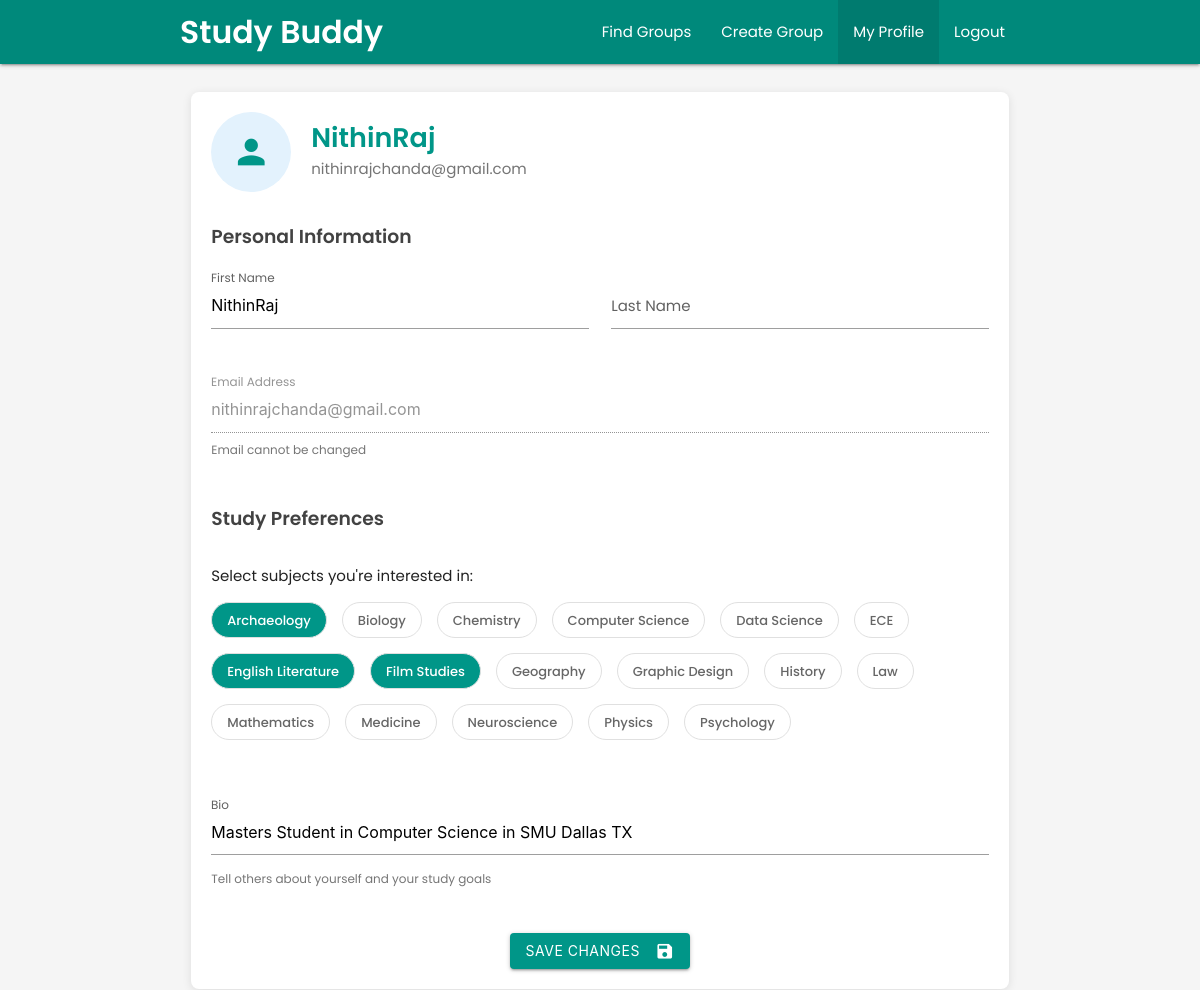
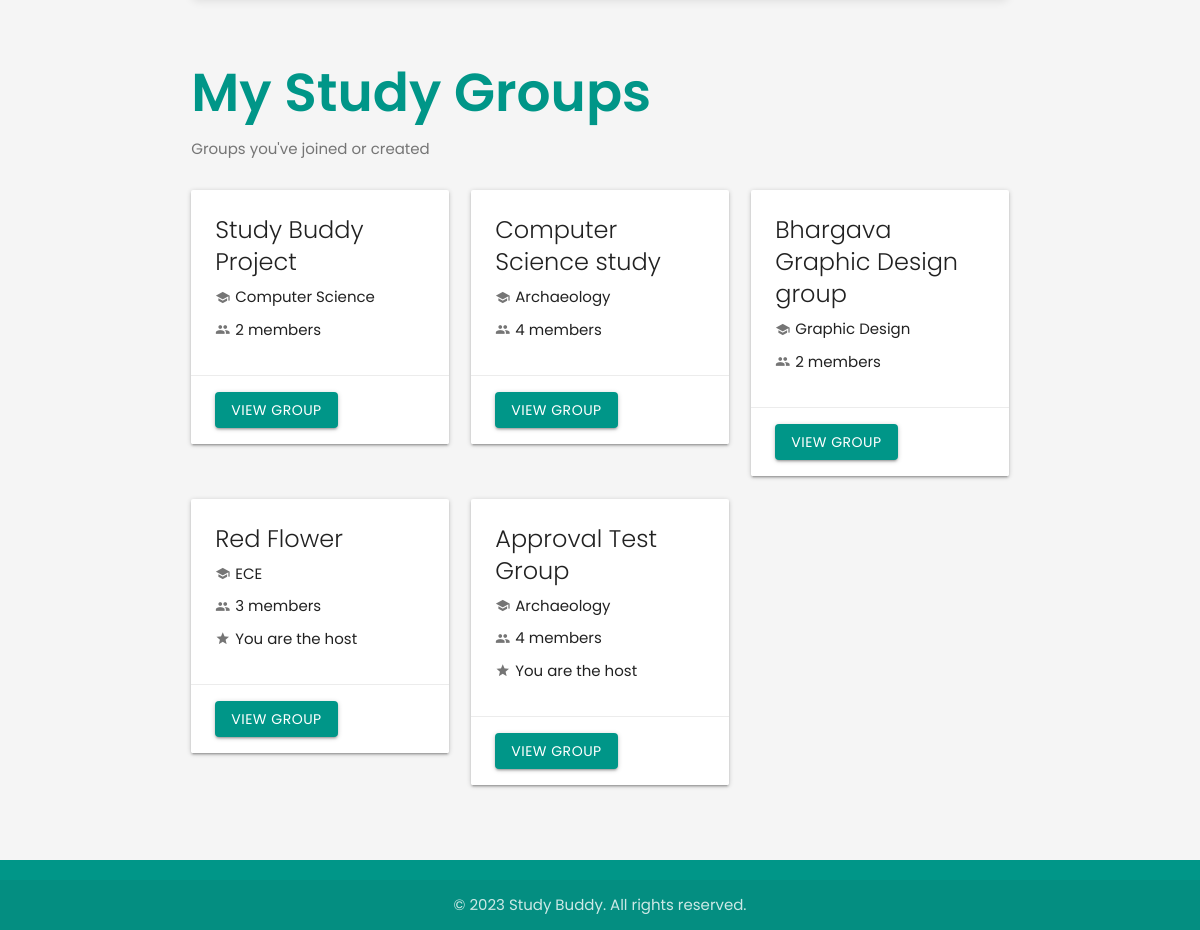
The page /profile (signed in) on the database its author committed (2 pictures, top to bottom).
### userAuth/models.py (models this page shows)
class CustomUser(AbstractUser):
    email = models.EmailField(unique=True)
    objects = CustomUserManager()
    EMAIL_FIELD = 'email'
    REQUIRED_FIELDS = ['email']

### userProfile/models.py (models this page shows, shortened)
class Subject(models.Model):
    name = models.CharField(max_length=100, unique=True)
    description = models.TextField(blank=True)
    class Meta:
        ordering = ['name']

class Profile(models.Model):
    user = models.OneToOneField(settings.AUTH_USER_MODEL, on_delete=models.CASCADE, related_name='profile')
    subjects = models.ManyToManyField(Subject, blank=True, related_name='interested_users')
    bio = models.TextField(blank=True, help_text="Tell others about yourself and your study goals")
    profile_completed = models.BooleanField(default=False)
    notify_on_join = models.BooleanField(default=True)
    notify_on_message = models.BooleanField(default=True)
    notify_on_new_group = models.BooleanField(default=False)

### userDashboard/models.py (models this page shows, shortened)
class GroupMembership(models.Model):
    user = models.ForeignKey(settings.AUTH_USER_MODEL, on_delete=models.CASCADE)
    group = models.ForeignKey(StudyGroup, on_delete=models.CASCADE)
    date_joined = models.DateTimeField(auto_now_add=True)
    is_active = models.BooleanField(default=True)
    class Meta:
        unique_together = ('user', 'group')

class StudyGroup(models.Model):
    title = models.CharField(max_length=100)
    description = models.TextField()
    subject = models.ForeignKey(Subject, on_delete=models.CASCADE, related_name='study_groups')
    host = models.ForeignKey(settings.AUTH_USER_MODEL, on_delete=models.CASCADE, related_name='hosted_groups')
    members = models.ManyToManyField(settings.AUTH_USER_MODEL, through='GroupMembership', related_name='joined_groups')
    max_members = models.PositiveIntegerField(default=8)
    meeting_date = models.DateField()
    meeting_time = models.TimeField()
    meeting_location = models.CharField(max_length=255, blank=True)
    created_at = models.DateTimeField(auto_now_add=True)
    updated_at = models.DateTimeField(auto_now=True)
    class Meta:
        ordering = ['meeting_date', 'meeting_time']

### userProfile/views.py (the view, shortened to what this page needs)
# urls.py: path('profile', views.profile, name='profile'),
@login_required
def profile(request):
    user = request.user
    user_profile = user.profile
    subjects = Subject.objects.all().order_by('name')
    selected_subject_ids = list(user_profile.subjects.values_list('id', flat=True))
    memberships = GroupMembership.objects.filter(user=user, is_active=True).select_related('group', 'group__subject')
    context = {
        'user': user,
        'subjects': subjects,
        'selected_subject_ids': selected_subject_ids,
        'profile': user_profile,
        'memberships': memberships
    }
    return render(request, 'userProfile/profile.html', context)

### userProfile/templates/userProfile/profile.html (shortened to what this page needs)
<!DOCTYPE html>
<html lang="en">
<head>
  <link rel="stylesheet" href="https://cdnjs.cloudflare.com/ajax/libs/materialize/1.0.0/css/materialize.min.css">
</head>
<body>
  <header>
    <div class="navbar-fixed">
      <nav class="teal darken-1">
        <div class="nav-wrapper container">
          <a href="{% url 'dashboard' %}" class="brand-logo">Study Buddy</a>
          <ul class="right hide-on-med-and-down">
            <li><a href="{% url 'dashboard' %}">Find Groups</a></li>
            <li><a href="{% url 'create_group' %}">Create Group</a></li>
            <li class="active"><a href="{% url 'profile' %}">My Profile</a></li>
            <li><a href="{% url 'logout' %}">Logout</a></li>
          </ul>
        </div>
      </nav>
    </div>
  </header>
  <main id="main-content" class="container">
    <div class="row">
      <div class="col s12">
        <div class="profile-card card">
          <div class="profile-header">
            <div class="profile-avatar">
              <i class="material-icons">person</i>
            </div>
            <div class="profile-info">
              <h1 class="page-title">{{ user.username }}</h1>
              <p>{{ user.email }}</p>
            </div>
          </div>
          <form method="post">
            <div class="form-section">
              <h2 class="section-title">Personal Information</h2>
              <div class="row">
                <div class="input-field col s12 m6">
                  <input id="first_name" name="first_name" type="text" value="{{ user.first_name }}">
                  <label for="first_name" {% if user.first_name %}class="active"{% endif %}>First Name</label>
                </div>
                <div class="input-field col s12 m6">
                  <input id="last_name" name="last_name" type="text" value="{{ user.last_name }}">
                  <label for="last_name" {% if user.last_name %}class="active"{% endif %}>Last Name</label>
                </div>
              </div>
              <div class="row">
                <div class="input-field col s12">
                  <input id="email" name="email" type="email" value="{{ user.email }}" disabled>
                  <label for="email" class="active">Email Address</label>
                  <span class="helper-text">Email cannot be changed</span>
                </div>
              </div>
            </div>
            <div class="form-section">
              <h2 class="section-title">Study Preferences</h2>
              <div class="row">
                <div class="col s12">
                  <p>Select subjects you're interested in:</p>
                  <div class="subject-chips">
                    {% for subject in subjects %}
                    <div class="chip {% if subject in profile.subjects.all %}selected{% endif %}" onclick="toggleSubject(this, {{ subject.id }})">
                      {{ subject.name }}
                    </div>
                    {% endfor %}
                  </div>
                </div>
              </div>
              <div class="row">
                <div class="input-field col s12">
                  <textarea id="bio" name="bio" class="materialize-textarea">{{ profile.bio }}</textarea>
                  <label for="bio" {% if profile.bio %}class="active"{% endif %}>Bio</label>
                  <span class="helper-text">Tell others about yourself and your study goals</span>
                </div>
              </div>
            </div>
            <div class="submit-section">
              <button type="submit" class="btn waves-effect waves-light">
                Save Changes
                <i class="material-icons right">save</i>
              </button>
            </div>
          </form>
        </div>
      </div>
    </div>
    <div class="row">
      <div class="col s12">
        <h2 class="page-title" style="margin-top: 2rem;">My Study Groups</h2>
        <p class="page-subtitle">Groups you've joined or created</p>
        {% if memberships %}
          <div class="row">
            {% for membership in memberships %}
              <div class="col s12 m6 l4">
                <div class="card hoverable">
                  <div class="card-content">
                    <span class="card-title">{{ membership.group.title }}</span>
                    <div style="display: flex; align-items: center; margin-bottom: 10px;">
                      <i class="material-icons tiny" style="margin-right: 5px; color: #757575;">school</i>
                      <span>{{ membership.group.subject.name }}</span>
                    </div>
                    <div style="display: flex; align-items: center; margin-bottom: 10px;">
                      <i class="material-icons tiny" style="margin-right: 5px; color: #757575;">group</i>
                      <span>{{ membership.group.members.count }} member{{ membership.group.members.count|pluralize }}</span>
                    </div>
                    {% if membership.group.host == user %}
                      <div style="display: flex; align-items: center; margin-bottom: 10px;">
                        <i class="material-icons tiny" style="margin-right: 5px; color: #757575;">star</i>
                        <span>You are the host</span>
                      </div>
                    {% endif %}
                  </div>
                  <div class="card-action">
                    <a href="{% url 'group_details' membership.group.id %}" class="btn">View Group</a>
                  </div>
                </div>
              </div>
            {% endfor %}
          </div>
        {% else %}
          <div class="card-panel">
            <p>You haven't joined any study groups yet. <a href="{% url 'dashboard' %}">Find groups to join!</a></p>
          </div>
        {% endif %}
      </div>
    </div>
  </main>
  <footer class="page-footer teal">
    <div class="footer-copyright">
      <div class="container center-align">
        &copy; 2023 Study Buddy. All rights reserved.
      </div>
    </div>
  </footer>
</body>
</html>
</html>

### userProfile/templates/userProfile/profile.html (style rules this page uses)
body { font-family: 'Poppins', sans-serif; display: flex; min-height: 100vh; flex-direction: column; background-color: #f5f5f5; }
main { flex: 1 0 auto; padding: 20px 0; }
.btn, .btn-large { background-color: #009688; border-radius: 4px; }
nav .brand-logo { font-weight: 600; }
.page-title { font-weight: 600; margin-bottom: 0.5rem; color: #009688; }
.page-subtitle { color: #757575; margin-bottom: 1.5rem; }
.profile-card { border-radius: 8px; padding: 20px; box-shadow: 0 2px 10px rgba(0,0,0,0.1); }
.profile-header { display: flex; align-items: center; margin-bottom: 30px; }
.profile-avatar { width: 80px; height: 80px; border-radius: 50%; background-color: #e3f2fd; display: flex; align-items: center; justify-content: center; margin-right: 20px; }
.profile-avatar i { font-size: 40px; color: #009688; }
.profile-info h1 { font-size: 1.8rem; margin: 0 0 5px 0; }
.profile-info p { color: #757575; margin: 0; }
.section-title { font-weight: 600; margin-bottom: 20px; color: #424242; font-size: 1.25rem; }
.subject-chips { display: flex; flex-wrap: wrap; gap: 10px; margin-bottom: 30px; }
.chip { background-color: white; border: 1px solid #e0e0e0; font-weight: 500; height: 36px; line-height: 36px; padding: 0 15px; border-radius: 18px; cursor: pointer; transition: all 0.3s ease; }
.chip.selected { background-color: #009688; color: white; }
.input-field label { color: #616161; }
.form-section { margin-bottom: 30px; }
.submit-section { margin-top: 30px; text-align: center; }
.page-footer { background-color: #009688; }

### rows shown on the page
CustomUser: username "NithinRaj", email "nithinrajchanda@gmail.com", first_name "NithinRaj"
Subject: name "Archaeology"
Subject: name "Biology"
Subject: name "Chemistry"
Subject: name "Computer Science"
Subject: name "Data Science"
Subject: name "ECE"
Subject: name "English Literature"
Subject: name "Film Studies"
Subject: name "Geography"
Subject: name "Graphic Design"
Subject: name "History"
Subject: name "Law"
Subject: name "Mathematics"
Subject: name "Medicine"
Subject: name "Neuroscience"
Subject: name "Physics"
Subject: name "Psychology"
Profile: bio "Masters Student in Computer Science in SMU Dallas TX"
GroupMembership: group "Study Buddy Project", group.subject.name "Computer Science", group.members.count "2"
GroupMembership: group "Computer Science study", group.subject.name "Archaeology", group.members.count "4"
GroupMembership: group "Bhargava Graphic Design group", group.subject.name "Graphic Design", group.members.count "2"
GroupMembership: group "Red Flower", group.subject.name "ECE", group.members.count "3", shows "You are the host"
GroupMembership: group "Approval Test Group", group.subject.name "Archaeology", group.members.count "4", shows "You are the host"
